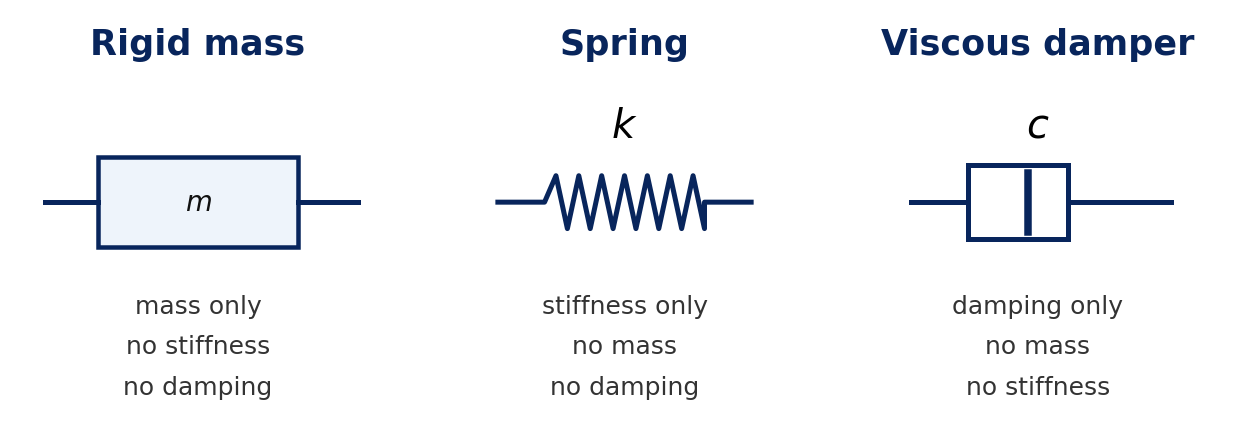

Recreate this plot in Python.
#!/usr/bin/env python3
from plot_helpers import MUTED, NAVY, canvas, draw_damper, draw_mass, draw_spring, save_figure

fig, ax = canvas(8.6, 2.9)
ax.set_xlim(0.45, 9.45)
ax.set_ylim(1.45, 5.25)
ax.text(1.8, 4.9, "Rigid mass", ha="center", color=NAVY, fontsize=14, fontweight="bold")
ax.text(5.0, 4.9, "Spring", ha="center", color=NAVY, fontsize=14, fontweight="bold")
ax.text(8.1, 4.9, "Viscous damper", ha="center", color=NAVY, fontsize=14, fontweight="bold")
draw_mass(ax, (1.8, 3.5), r"$m$", 1.5, 0.85)
ax.plot([0.65, 1.05], [3.5, 3.5], color=NAVY, linewidth=2)
ax.plot([2.55, 3.0], [3.5, 3.5], color=NAVY, linewidth=2)
draw_spring(ax, 4.05, 5.95, 3.5)
ax.text(5, 4.12, r"$k$", ha="center", fontsize=16)
draw_damper(ax, 7.15, 9.1, 3.5)
ax.text(8.1, 4.12, r"$c$", ha="center", fontsize=16)
for x, lines in [(1.8, ["mass only", "no stiffness", "no damping"]), (5.0, ["stiffness only", "no mass", "no damping"]), (8.1, ["damping only", "no mass", "no stiffness"])]:
    for i, line in enumerate(lines):
        ax.text(x, 2.45 - 0.38 * i, line, ha="center", fontsize=10, color=MUTED)
save_figure(fig, "lecture2_lumped_elements.png")
